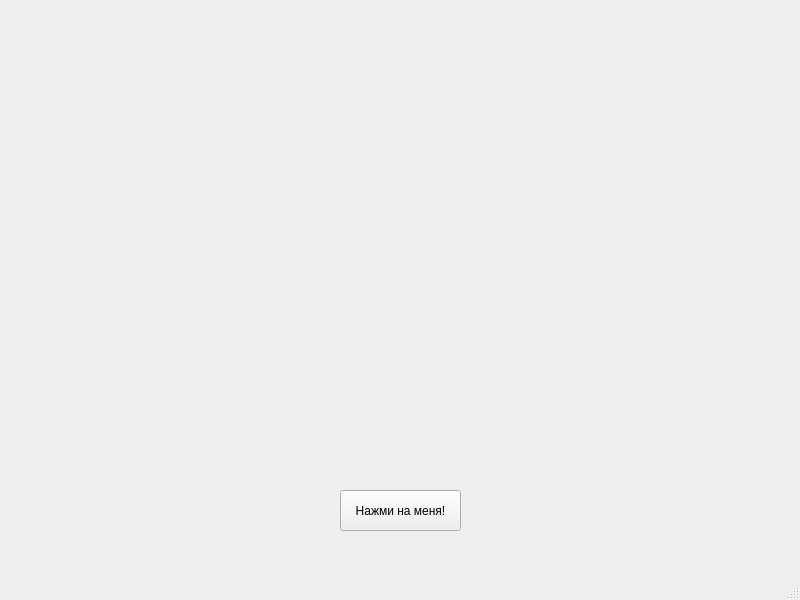
<?xml version="1.0" encoding="UTF-8"?>
<ui version="4.0">
 <class>MainWindow</class>
 <widget class="QMainWindow" name="MainWindow">
  <property name="geometry">
   <rect>
    <x>0</x>
    <y>0</y>
    <width>800</width>
    <height>600</height>
   </rect>
  </property>
  <property name="windowTitle">
   <string>MainWindow</string>
  </property>
  <widget class="QWidget" name="centralwidget">
   <widget class="QPushButton" name="pushButton">
    <property name="geometry">
     <rect>
      <x>340</x>
      <y>490</y>
      <width>121</width>
      <height>41</height>
     </rect>
    </property>
    <property name="text">
     <string>Нажми на меня!</string>
    </property>
   </widget>
  </widget>
  <widget class="QStatusBar" name="statusbar"/>
 </widget>
 <resources/>
 <connections/>
</ui>
